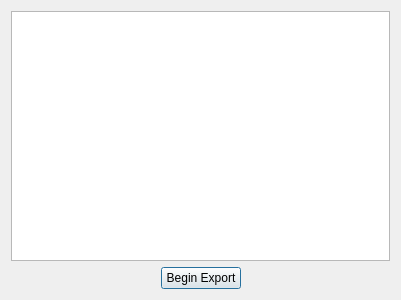
<?xml version="1.0" encoding="UTF-8"?>
<ui version="4.0">
 <class>TilesExportDlg</class>
 <widget class="QDialog" name="TilesExportDlg">
  <property name="enabled">
   <bool>true</bool>
  </property>
  <property name="geometry">
   <rect>
    <x>0</x>
    <y>0</y>
    <width>401</width>
    <height>300</height>
   </rect>
  </property>
  <property name="windowTitle">
   <string>Export Tiles</string>
  </property>
  <layout class="QVBoxLayout" name="verticalLayout">
   <item>
    <widget class="QTextEdit" name="computeMessageTextEdit">
     <property name="readOnly">
      <bool>true</bool>
     </property>
    </widget>
   </item>
   <item>
    <layout class="QHBoxLayout" name="horizontalLayout">
     <item>
      <spacer name="horizontalSpacer">
       <property name="orientation">
        <enum>Qt::Horizontal</enum>
       </property>
       <property name="sizeHint" stdset="0">
        <size>
         <width>40</width>
         <height>20</height>
        </size>
       </property>
      </spacer>
     </item>
     <item>
      <widget class="QPushButton" name="pushButton">
       <property name="enabled">
        <bool>true</bool>
       </property>
       <property name="focusPolicy">
        <enum>Qt::ClickFocus</enum>
       </property>
       <property name="text">
        <string>Begin Export</string>
       </property>
      </widget>
     </item>
     <item>
      <spacer name="horizontalSpacer_2">
       <property name="orientation">
        <enum>Qt::Horizontal</enum>
       </property>
       <property name="sizeHint" stdset="0">
        <size>
         <width>40</width>
         <height>20</height>
        </size>
       </property>
      </spacer>
     </item>
    </layout>
   </item>
  </layout>
 </widget>
 <resources/>
 <connections/>
</ui>
